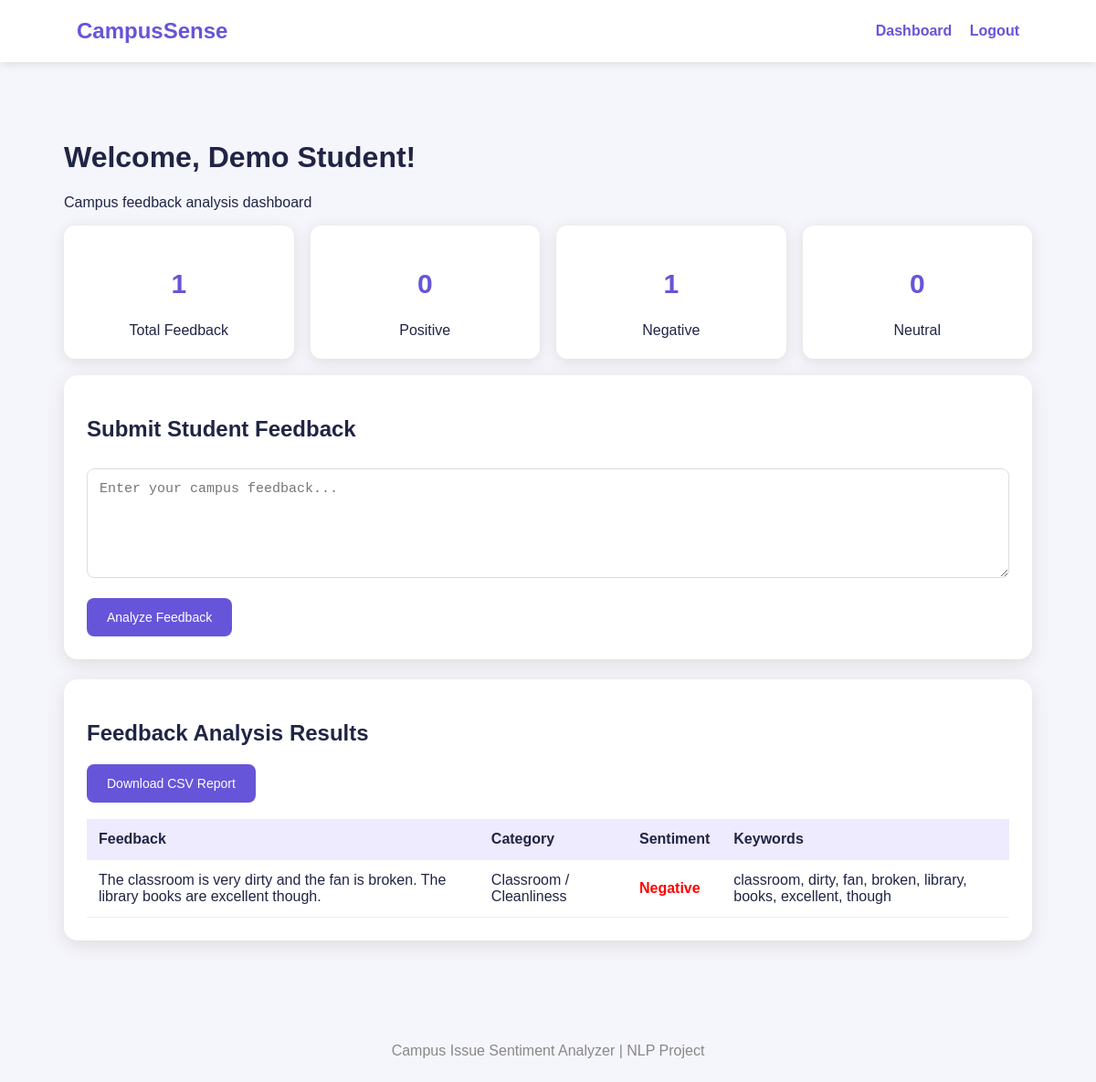
The app's page /dashboard (signed in) with its own data.
### tables this page shows
CREATE TABLE feedback (
                id         INTEGER PRIMARY KEY AUTOINCREMENT,
                user_id    INTEGER,
                message    TEXT,
                category   TEXT,
                sentiment  TEXT,
                score      INTEGER,
                keywords   TEXT,
                created_at TEXT
            );

### app.py (the view)
@app.route("/dashboard")
@login_required
def dashboard():
    with sqlite3.connect(DB) as con:
        con.row_factory = sqlite3.Row
        rows = con.execute(
            "SELECT * FROM feedback WHERE user_id = ? ORDER BY id DESC",
            (session["user_id"],)
        ).fetchall()
    positive = sum(r["sentiment"] == "Positive" for r in rows)
    negative = sum(r["sentiment"] == "Negative" for r in rows)
    neutral  = sum(r["sentiment"] == "Neutral"  for r in rows)
    return render_template(
        "dashboard.html",
        name=session["user_name"],
        rows=rows,
        total=len(rows),
        positive=positive,
        negative=negative,
        neutral=neutral
    )

### app.py (called while the page is built)
def login_required(function):
    @wraps(function)
    def wrapper(*args, **kwargs):
        if "user_id" not in session:
            return redirect(url_for("login"))
        return function(*args, **kwargs)
    return wrapper

### templates/dashboard.html
{% extends "base.html" %}
{% block content %}
<h1>Welcome, {{ name }}!</h1>
<p>Campus feedback analysis dashboard</p>
<div class="grid">
    <div class="stat">
        <h2>{{ total }}</h2>
        Total Feedback
    </div>
    <div class="stat">
        <h2>{{ positive }}</h2>
        Positive
    </div>
    <div class="stat">
        <h2>{{ negative }}</h2>
        Negative
    </div>
    <div class="stat">
        <h2>{{ neutral }}</h2>
        Neutral
    </div>
</div>
<br>
<div class="card">
    <h2>Submit Student Feedback</h2>
    <form method="POST" action="{{ url_for('analyze') }}">
        <textarea name="message"
            placeholder="Enter your campus feedback..."
            maxlength="1000" required></textarea>
        <button type="submit">Analyze Feedback</button>
    </form>
</div>
<div class="card">
    <h2>Feedback Analysis Results</h2>
    <a class="btn" href="{{ url_for('export') }}">Download CSV Report</a>
    <br><br>
    {% if rows %}
    <table>
        <tr>
            <th>Feedback</th>
            <th>Category</th>
            <th>Sentiment</th>
            <th>Keywords</th>
        </tr>
        {% for r in rows %}
        <tr>
            <td>{{ r['message'] }}</td>
            <td>{{ r['category'] }}</td>
            <td class="{{ r['sentiment'] }}">{{ r['sentiment'] }}</td>
            <td>{{ r['keywords'] }}</td>
        </tr>
        {% endfor %}
    </table>
    {% else %}
    <p>No feedback submitted yet.</p>
    {% endif %}
</div>
{% endblock %}

### templates/base.html (shortened to what this page needs)
<!DOCTYPE html>
<html>
<head>
</head>
<body>
<nav>
    <h2>CampusSense</h2>
    <div>
    {% if session.get('user_id') %}
        <a href="{{ url_for('dashboard') }}">Dashboard</a>
        <a href="{{ url_for('logout') }}">Logout</a>
    {% else %}
        <a href="{{ url_for('login') }}">Login</a>
        <a href="{{ url_for('signup') }}">Sign Up</a>
    {% endif %}
    </div>
</nav>
<div class="container">
    {% block content %}{% endblock %}
</div>
<footer>
    Campus Issue Sentiment Analyzer | NLP Project
</footer>
</body>
</html>

### templates/base.html (style rules this page uses)
* { box-sizing: border-box; }
body { margin: 0; font-family: Arial, sans-serif; background: #f5f5fc; color: #202544; }
nav { background: white; padding: 20px 7%; display: flex; justify-content: space-between; align-items: center; box-shadow: 0 2px 10px #ddd; }
nav h2 { color: #6655d9; margin: 0; }
nav a { text-decoration: none; margin-left: 15px; color: #6655d9; font-weight: bold; }
.container { max-width: 1100px; margin: 45px auto; padding: 20px; }
.card { background: white; padding: 25px; border-radius: 15px; box-shadow: 0 5px 20px #ddd; margin-bottom: 22px; }
input, textarea { width: 100%; padding: 13px; margin: 10px 0 18px; border: 1px solid #ddd; border-radius: 8px; font-size: 15px; }
textarea { height: 120px; }
button, .btn { background: #6655d9; color: white; border: none; padding: 13px 22px; border-radius: 8px; cursor: pointer; text-decoration: none; display: inline-block; font-size: 14px; }
.grid { display: grid; grid-template-columns: repeat(auto-fit, minmax(180px, 1fr)); gap: 18px; }
.stat { background: white; padding: 22px; border-radius: 12px; text-align: center; box-shadow: 0 3px 15px #ddd; }
.stat h2 { color: #6655d9; font-size: 30px; }
table { width: 100%; border-collapse: collapse; background: white; }
th, td { padding: 13px; border-bottom: 1px solid #eee; text-align: left; }
th { background: #eeeaff; }
.Negative { color: red; font-weight: bold; }
footer { text-align: center; padding: 25px; color: #888; }

### records on screen
feedback: message "The classroom is very dirty and the fan is broken. The library books are excellent though.", category "Classroom / Cleanliness", sentiment "Negative", keywords "classroom, dirty, fan, broken, library, books, excellent, though"

### other values on screen
{{ name }} "Demo Student"
{{ total }} "1"
{{ positive }} "0"
{{ negative }} "1"
{{ neutral }} "0"
